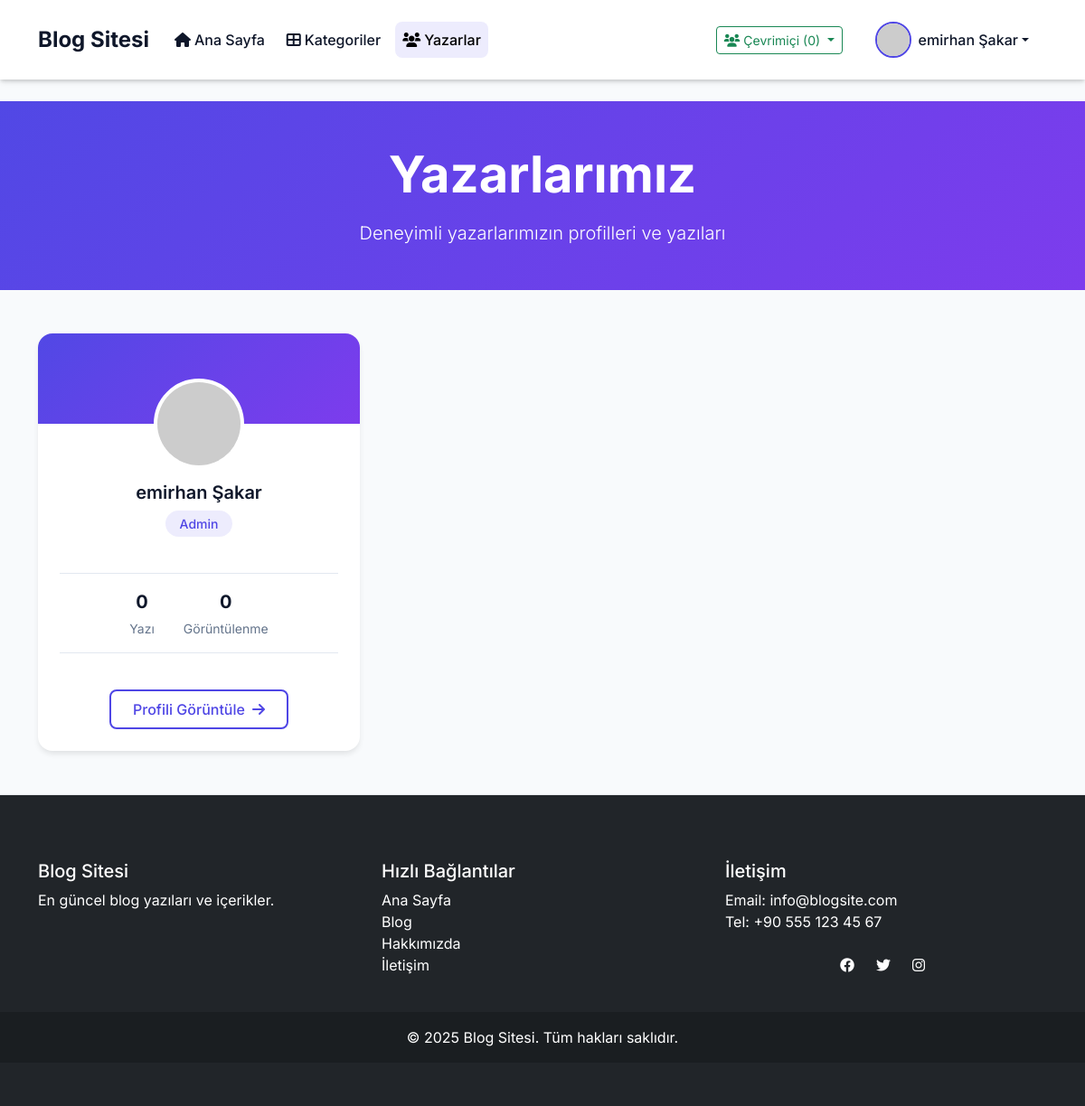
Page /yazarlar.php (signed in) on the committed database.
### tables this page shows
CREATE TABLE `kullanicilar` (
  `id` int(11) NOT NULL AUTO_INCREMENT,
  `kullanici_adi` varchar(50) NOT NULL,
  `email` varchar(100) NOT NULL,
  `sifre` varchar(255) NOT NULL,
  `ad_soyad` varchar(100) DEFAULT NULL,
  `rol` enum('admin','yazar','kullanici') DEFAULT 'kullanici',
  `durum` tinyint(1) DEFAULT 1,
  `onay_durumu` enum('bekliyor','onaylandi','reddedildi') DEFAULT 'bekliyor',
  `itiraz_mesaji` text DEFAULT NULL,
  `itiraz_tarihi` timestamp NULL DEFAULT NULL,
  `son_giris` timestamp NOT NULL DEFAULT current_timestamp() ON UPDATE current_timestamp(),
  `auth_token` varchar(64) DEFAULT NULL,
  `created_at` timestamp NOT NULL DEFAULT current_timestamp(),
  `hatirla_token` varchar(64) DEFAULT NULL,
  `son_aktivite` timestamp NULL DEFAULT NULL,
  `cevrimici_durum` tinyint(1) NOT NULL DEFAULT 0,
  `kayit_tarihi` timestamp NOT NULL DEFAULT current_timestamp(),
  `profil_resmi` varchar(255) DEFAULT NULL,
  PRIMARY KEY (`id`),
  UNIQUE KEY `kullanici_adi` (`kullanici_adi`),
  UNIQUE KEY `email` (`email`)
);

### yazarlar.php (the view, shortened to what this page needs)
<?php
include 'baglan.php';
$sql = "SELECT k.*,
        COUNT(DISTINCT b.id) as yazi_sayisi,
        SUM(b.goruntulenme) as toplam_goruntulenme
        FROM kullanicilar k
        LEFT JOIN blog_yazilar b ON k.id = b.yazar_id AND b.durum = 'yayinda'
        WHERE k.rol IN ('yazar', 'admin')
        GROUP BY k.id
        ORDER BY yazi_sayisi DESC";
$yazarlar = $conn->query($sql);
?>
<!DOCTYPE html>
<html lang="tr">
<head>
    <link rel="stylesheet" href="css/style.css">
    <link href="https://cdn.jsdelivr.net/npm/bootstrap@5.3.0/dist/css/bootstrap.min.css" rel="stylesheet">
    <link rel="stylesheet" href="https://cdnjs.cloudflare.com/ajax/libs/font-awesome/6.0.0/css/all.min.css">
</head>
<body>
    <?php include 'header.php'; ?>
    <div class="page-header">
        <div class="container">
            <div class="row">
                <div class="col-lg-8 mx-auto text-center">
                    <h1 class="display-4 fw-bold mb-3">Yazarlarımız</h1>
                    <p class="lead mb-0">Deneyimli yazarlarımızın profilleri ve yazıları</p>
                </div>
            </div>
        </div>
    </div>
    <div class="container mb-5">
        <div class="row g-4">
            <?php while ($yazar = $yazarlar->fetch_assoc()): ?>
                <div class="col-md-6 col-lg-4">
                    <div class="author-card">
                        <img src="<?php
                            echo !empty($yazar['profil_resmi'])
                                ? htmlspecialchars($yazar['profil_resmi'])
                                : 'https://ui-avatars.com/api/?name=' . urlencode($yazar['ad_soyad']) . '&size=100';
                        ?>" alt="<?php echo htmlspecialchars($yazar['ad_soyad']); ?>" class="author-avatar">
                        <div class="author-info">
                            <h3 class="author-name"><?php echo htmlspecialchars($yazar['ad_soyad']); ?></h3>
                            <span class="author-role"><?php echo $yazar['rol'] == 'admin' ? 'Admin' : 'Yazar'; ?></span>
                            <div class="author-stats">
                                <div class="stat-item">
                                    <div class="stat-value"><?php echo $yazar['yazi_sayisi']; ?></div>
                                    <div class="stat-label">Yazı</div>
                                </div>
                                <div class="stat-item">
                                    <div class="stat-value"><?php echo number_format($yazar['toplam_goruntulenme']); ?></div>
                                    <div class="stat-label">Görüntülenme</div>
                                </div>
                            </div>
                            <a href="yazar.php?id=<?php echo $yazar['id']; ?>" class="btn btn-profile">
                                <span>Profili Görüntüle</span>
                                <i class="fas fa-arrow-right"></i>
                            </a>
                        </div>
                    </div>
                </div>
            <?php endwhile; ?>
        </div>
    </div>
    <?php include 'footer.php'; ?>
</body>
</html>

### css/style.css (style rules this page uses)
:root { --primary-color: #3B82F6; --secondary-color: #9B2C2C; --accent-color: #4F46E5; --text-color: #1F2937; --text-light: #6B7280; --gray-100: #F3F4F6; --gray-200: #E5E7EB; --gray-800: #1F2937; --white: #FFFFFF; --card-shadow: 0 4px 6px -1px rgba(0, 0, 0, 0.1), 0 2px 4px -1px rgba(0, 0, 0, 0.06); }
body { font-family: 'Inter', system-ui, -apple-system, sans-serif; color: var(--text-color); line-height: 1.6; background-color: var(--gray-100); }
a { color: var(--primary-color); transition: color 0.3s ease; }

### yazarlar.php (style rules this page uses)
:root { --primary-color: #4f46e5; --secondary-color: #7c3aed; --accent-color: #818cf8; --background-color: #f8fafc; --text-color: #0f172a; --light-text: #64748b; --card-bg: #ffffff; --border-color: #e2e8f0; --hover-color: #6366f1; --gradient-start: #4f46e5; --gradient-end: #7c3aed; }
body { background-color: var(--background-color); color: var(--text-color); font-family: 'Inter', sans-serif; }
.page-header { background: linear-gradient(135deg, var(--gradient-start) 0%, var(--gradient-end) 100%); color: white; padding: 3rem 0; margin-bottom: 3rem; position: relative; overflow: hidden; }
.page-header::before { content: ''; position: absolute; top: 0; left: 0; right: 0; bottom: 0; opacity: 0.1; animation: backgroundMove 20s linear infinite; }
.author-card { background: var(--card-bg); border-radius: 1rem; border: none; box-shadow: 0 4px 6px -1px rgba(0, 0, 0, 0.1); transition: all 0.3s ease; height: 100%; overflow: hidden; position: relative; }
.author-avatar { width: 100px; height: 100px; border-radius: 50%; border: 4px solid var(--card-bg); position: absolute; left: 50%; transform: translateX(-50%) translateY(-50%); top: 100px; transition: all 0.3s ease; background: white; }
.author-info { text-align: center; padding: 4rem 1.5rem 1.5rem; }
.author-name { font-size: 1.25rem; font-weight: 600; margin-bottom: 0.5rem; color: var(--text-color); }
.author-role { display: inline-block; padding: 0.25rem 1rem; background: rgba(79, 70, 229, 0.1); color: var(--primary-color); border-radius: 1rem; font-size: 0.875rem; font-weight: 500; margin-bottom: 1rem; }
.author-stats { display: flex; justify-content: center; gap: 2rem; margin: 1.5rem 0; padding: 1rem 0; border-top: 1px solid var(--border-color); border-bottom: 1px solid var(--border-color); }
.stat-item { text-align: center; }
.stat-value { font-size: 1.25rem; font-weight: 700; color: var(--text-color); margin-bottom: 0.25rem; }
.stat-label { font-size: 0.875rem; color: var(--light-text); }
.btn-profile { color: var(--primary-color); background: transparent; border: 2px solid var(--primary-color); border-radius: 0.5rem; padding: 0.5rem 1.5rem; font-weight: 500; transition: all 0.3s ease; margin-top: 1rem; display: inline-flex; align-items: center; gap: 0.5rem; }

### header.php (style rules this page uses)
:root { --primary-color: #4f46e5; --secondary-color: #7c3aed; --accent-color: #818cf8; --background-color: #f8fafc; --text-color: #0f172a; --light-text: #64748b; --card-bg: #ffffff; --border-color: #e2e8f0; --hover-color: #6366f1; --gradient-start: #4f46e5; --gradient-end: #7c3aed; }

### rows in the picture
kullanicilar: ad_soyad "emirhan Şakar", rol "Admin", yazi_sayisi "0", toplam_goruntulenme "0"

### other values in the picture
cevrimici_kullanici_sayisi() "0"
$_SESSION['ad_soyad'] "emirhan Şakar"
